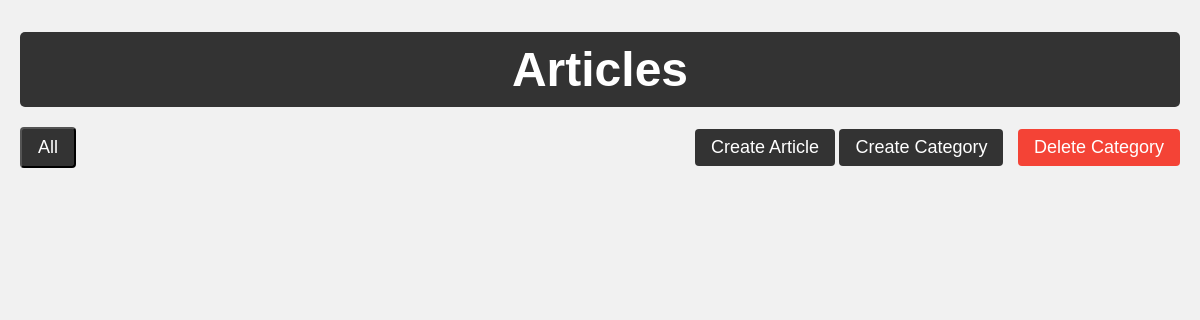
Before: / with the older database file.
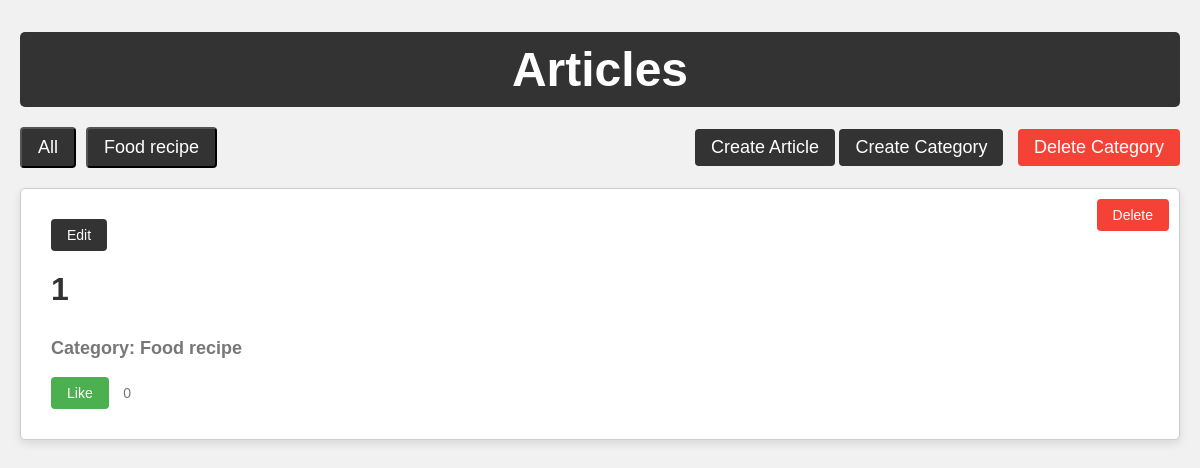
After: the same page with the newer database file.
### tables this page shows
CREATE TABLE categories
                      (id INTEGER PRIMARY KEY AUTOINCREMENT,
                       name TEXT NOT NULL);

CREATE TABLE articles
                      (id INTEGER PRIMARY KEY AUTOINCREMENT,
                       category_id INTEGER,
                       title TEXT NOT NULL,
                       content TEXT NOT NULL,
                       likes INTEGER DEFAULT 0,
                       FOREIGN KEY (category_id) REFERENCES categories (id));

### app.py (the view)
@app.route('/')
def index():
    cursor = get_cursor()
    cursor.execute(
        'SELECT articles.id, articles.title, articles.likes, categories.name AS category_name FROM articles JOIN categories ON articles.category_id = categories.id')
    articles = cursor.fetchall()
    liked_articles = session.get('liked_articles', [])
    cursor.execute('SELECT id, name FROM categories')
    categories = cursor.fetchall()
    return render_template('index.html', articles=articles, liked_articles=liked_articles, categories=categories)

### app.py (called while the page is built)
def get_db():
    if not hasattr(db_local, 'connection') or db_local.connection is None:
        db_local.connection = sqlite3.connect(DATABASE)
        db_local.connection.row_factory = sqlite3.Row
    return db_local.connection

def get_cursor():
    return get_db().cursor()

@app.teardown_appcontext
def close_connection(exception):
    connection = getattr(db_local, 'connection', None)
    if connection is not None:
        connection.close()
        db_local.connection = None  # Reset the connection attribute

### templates/index.html (shortened to what this page needs)
<!DOCTYPE html>
<html>
<head>
</head>
<body>
    <h1>Articles</h1>
    <div class="container">
        <div class="category-buttons">
            <button class="category-button" onclick="sortArticlesByCategory('all')">All</button>
            {% for category in categories %}
                <button class="category-button" onclick="sortArticlesByCategory('{{ category.name }}')">{{ category.name }}</button>
            {% endfor %}
        </div>
        <div class="actions-buttons">
            <a href="/create" class="create-article-button">Create Article</a>
            <a href="/create_category" class="create-category-button">Create Category</a>
            <a href="/delete_category" class="delete-category-button">Delete Category</a>
        </div>
    </div>
    <ul class="article-list">
        {% for article in articles %}
                <li class="article-item" data-category="{{ article.category_name }}">
                <form class="delete-form" action="{{ url_for('delete_article', article_id=article['id']) }}" method="POST" onsubmit="return confirm('Are you sure you want to delete this article?');">
                    <button class="delete-button" type="submit">Delete</button>
                </form>
                <a href="{{ url_for('edit_article', article_id=article['id']) }}" class="edit-button">Edit</a>
                <h2><a href="{{ url_for('article', article_id=article['id']) }}" class="article-title">{{ article['title'] }}</a></h2>
                <p class="article-category">Category: {{ article['category_name'] }}</p>
                <button class="like-button {% if article['id'] in liked_articles %}liked{% endif %}" data-article-id="{{ article['id'] }}" onclick="likeArticle({{ article['id'] }})">
                    {% if article['id'] in liked_articles %}Unlike{% else %}Like{% endif %}
                </button>
                <span class="like-count" data-article-id="{{ article['id'] }}">{{ article['likes'] }}</span>
            </li>
        {% endfor %}
    </ul>
</body>
</html>

### templates/index.html (style rules this page uses)
body { font-family: Arial, sans-serif; margin: 20px; background-color: #f1f1f1; }
h1 { text-align: center; color: #fff; font-size: 48px; margin-bottom: 20px; background-color: #333; padding: 10px; border-radius: 5px; }
.article-list { list-style-type: none; padding: 0; }
.article-item { position: relative; margin-bottom: 30px; background-color: #fff; border: 1px solid #ccc; padding: 30px; box-shadow: 0 4px 8px rgba(0, 0, 0, 0.1); border-radius: 5px; }
.delete-form { position: absolute; top: 10px; right: 10px; }
.delete-button, .edit-button { display: inline-block; padding: 8px 16px; background-color: #f44336; color: #fff; text-decoration: none; border-radius: 4px; cursor: pointer; font-size: 14px; transition: background-color 0.3s ease; border: none; }
.edit-button { background-color: #333; margin-right: 10px; }
.article-title { font-size: 32px; font-weight: bold; margin-bottom: 10px; cursor: pointer; color: #333; text-decoration: none; }
.article-category { font-size: 18px; font-weight: bold; color: #777; margin-top: 10px; }
.like-button { display: inline-block; padding: 8px 16px; background-color: #4caf50; color: #fff; text-decoration: none; border-radius: 4px; cursor: pointer; font-size: 14px; transition: background-color 0.3s ease; border: none; }
.like-count { display: inline-block; margin-left: 10px; font-size: 14px; color: #777; }
.create-article-button, .create-category-button { display: inline-block; padding: 8px 16px; background-color: #333; color: #fff; text-decoration: none; border-radius: 4px; cursor: pointer; font-size: 18px; margin-top: 20p; }
.container { display: flex; justify-content: space-between; align-items: center; margin-bottom: 20px; }
.category-buttons { display: flex; }
.actions-buttons { text-align: right; }
.category-button { display: inline-block; padding: 8px 16px; background-color: #333; color: #fff; text-decoration: none; border-radius: 4px; cursor: pointer; font-size: 18px; margin-right: 10px; }
.delete-category-button { display: inline-block; padding: 8px 16px; background-color: #f44336; color: #fff; text-decoration: none; border-radius: 4px; cursor: pointer; font-size: 18px; margin-left: 10px; }

Changed rows visible on the page:
added categories: name "Food recipe"
added articles: title "1", category_name "Food recipe", shows "Like", likes "0"
